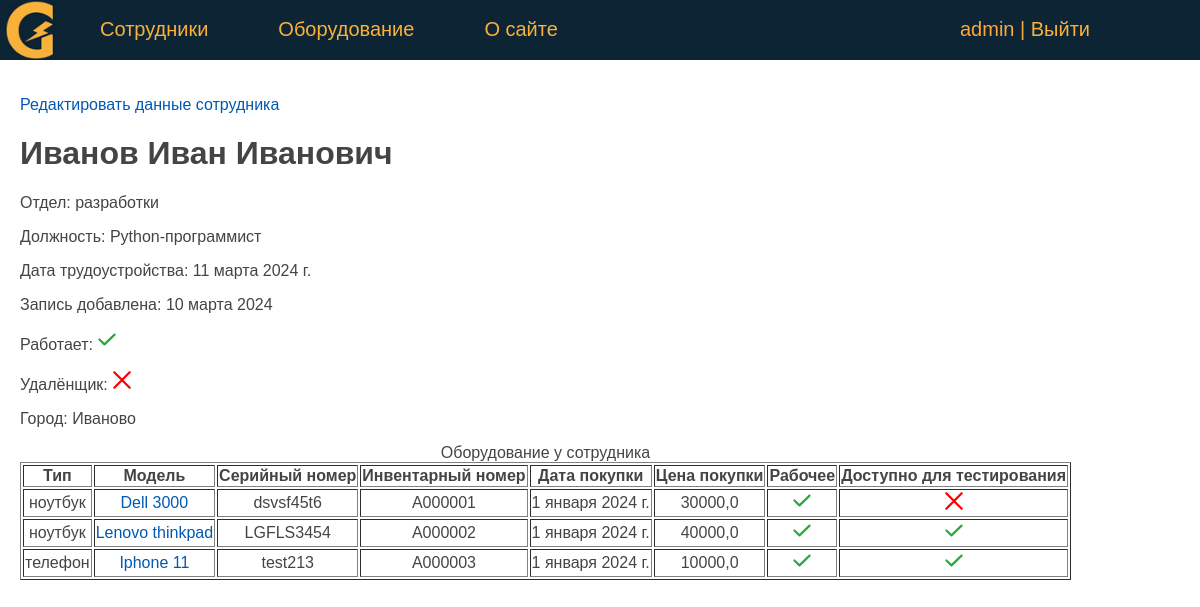
The app's page /person/ivanov/ (signed in), older data.
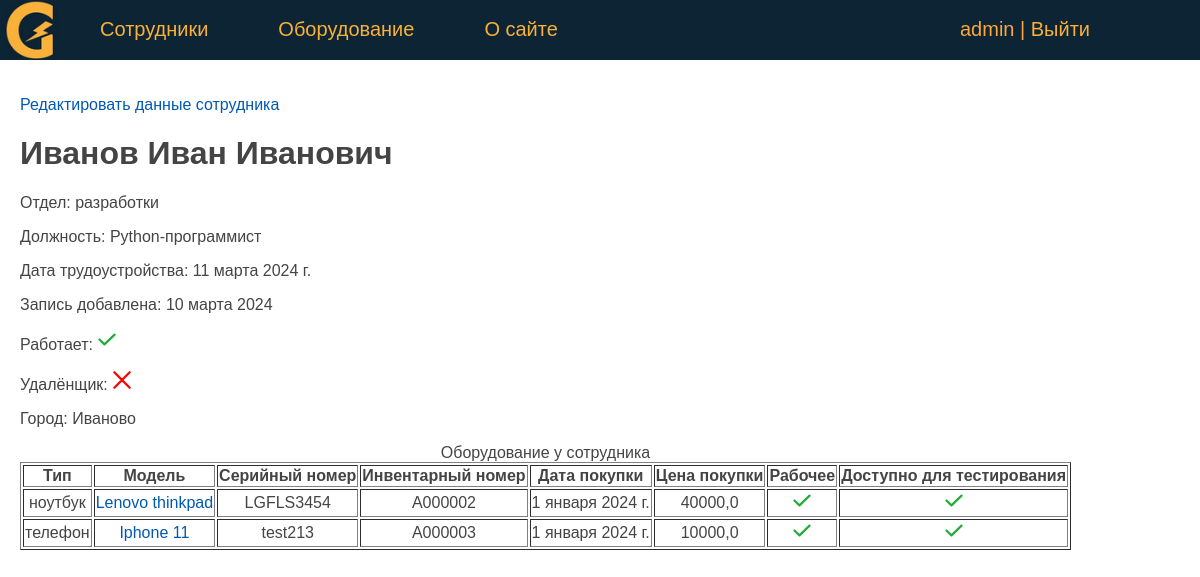
The same page, newer data.
### eqlog/models.py (models this page shows, shortened)
class Equipment(models.Model):
    type = models.CharField(verbose_name='Тип оборудования', max_length=50)
    model = models.CharField(verbose_name='Модель', max_length=50)
    serial_number = models.CharField(verbose_name='Серийный номер', max_length=50)
    id_number = models.CharField(verbose_name='Инвентарный номер', max_length=10)
    sale_date = models.DateField(verbose_name='Дата покупки', default=date(2024, 1, 1))
    price = models.FloatField(verbose_name='Цена покупки', max_length=10)
    is_working = models.BooleanField(verbose_name='Работает', default=True)
    testing = models.BooleanField(verbose_name='Доступно для тестирования', default=False)
    description = models.TextField(verbose_name='Описание')
    created_at = models.DateTimeField(verbose_name='Дата создания', auto_now_add=True)
    updated_at = models.DateTimeField(verbose_name='Дата изменения', auto_now=True)
    person = models.ForeignKey('Person', on_delete=models.PROTECT, verbose_name='Сотрудник', related_name='get_equipments')
    slug = models.SlugField(verbose_name='URL', max_length=255, unique=True, db_index=True)
    objects = models.Manager()
    def get_absolute_url(self):
        return reverse('equipment', kwargs={'equip_slug': self.slug})
    class Meta:
        verbose_name = 'Оборудование'
        verbose_name_plural = 'Оборудование'
        ordering = ['type', 'model']

### eqlog/views.py (the view)
# urls.py: path('person/<slug:pers_slug>/', ShowPerson.as_view(), name='person'),
class ShowPerson(DataMixin, DetailView):
    model = Person
    template_name = 'eqlog/person.html'
    slug_url_kwarg = 'pers_slug'
    context_object_name = 'ps'
    def get_context_data(self, *, object_list=None, **kwargs):
        context = super().get_context_data(**kwargs)
        auth = self.request.user.is_authenticated
        c_def = self.get_user_context(title='Главная страница', auth=auth)
        person: Person = context['object']
        context.update({"equipments": person.get_equipments.all()})
        return {**context, **c_def}

### eqlog/models.py (called while the page is built)
    def __str__(self):
        return self.name

### eqlog/utils.py (called while the page is built)
    def get_user_context(self, **kwargs):
        context = kwargs
        context['menu'] = menu
        return context

### eqlog/templates/eqlog/person.html
{% extends 'eqlog/base.html' %}
{% block content %}
    {% if auth %}
        <p><a href="{% url 'update_person' ps.id %}">Редактировать данные сотрудника</a> </p>
        <h1>{{ ps.last_name }} {{ ps.first_name }} {{ ps.middle_name }}</h1>
        <p>Отдел: {{ ps.department }} </p>
        <p>Должность: {{ ps.job_title }}</p>
        <p>Дата трудоустройства: {{ ps.jobing_at }}</p>
        <p>Запись добавлена: {{ ps.created_at | date:"d E Y" }}</p>
        <p class="mark {% if ps.is_working %} mark_tick {% endif %}"> Работает: </p>
        <p class="mark {% if ps.remote %} mark_tick {% endif %}"> Удалёнщик: </p>
        <p >Город: {{ ps.city }}</p>
        <table border="1">
            <caption>Оборудование у сотрудника </caption>
                <tr>
                    <th>Тип</th>
                    <th>Модель</th>
                    <th>Серийный номер</th>
                    <th>Инвентарный номер</th>
                    <th>Дата покупки</th>
                    <th>Цена покупки</th>
                    <th>Рабочее</th>
                    <th>Доступно для тестирования</th>
               </tr>
                {% for e in equipments %}
                    <tr>
                        <td>{{ e.type }}</td>
                        <td><a href="{{ e.get_absolute_url }}"> {{ e.model }}</a></td>
                        <td>{{ e.serial_number }}</td>
                        <td>{{ e.id_number }}</td>
                        <td>{{ e.sale_date }}</td>
                        <td>{{ e.price }}</td>
                        <td class="mark {% if e.is_working %} mark_tick {% endif %}"> </td>
                        <td class="mark {% if e.testing %} mark_tick {% endif %}"> </td>
                    </tr>
                {% endfor %}
        </table>
    {% endif %}
{% endblock %}

### eqlog/templates/eqlog/base.html (shortened to what this page needs)
<!DOCTYPE html>
{% load static %}
<html>
<head>
    <link type="text/css" href="/static/eqlog/css/styles.css" rel="stylesheet" />
</head>
<body bgcolor="white">
    {% block mainmenu %}
    <header class="header">
    <ul id="mainmenu" class="mainmenu">
        <li class="logo">
            <a href="{% url 'home' %}"><div class="logo"></div></a>
        </li>
        {% for m in menu %}
            <li><a href="{% url m.url_name %}"> {{ m.title }} </a></li>
        {% endfor %}
        <li class="last">
            {% if request.user.is_authenticated %}
                <li class="last"> {{user.username}} | <a href="{% url 'logout' %}">Выйти</a> </li>
            {% else %}
                <li class="last"><a href="{% url 'login' %}">Войти</a> </li>
            {% endif %}
        </li>
    </ul>
    </header>
    {% endblock mainmenu %}
    <main>
        {% block content %}
        {% endblock content %}
    </main>
</body>
</html>

Row changes from the older to the newer data that the page shows:
no longer on this page (row edited): Equipment: type "ноутбук", model "Dell 3000", serial_number "dsvsf45t6", id_number "А000001", sale_date "1 января 2024 г.", price "30000,0", is_working True (drawn), testing False (drawn)
